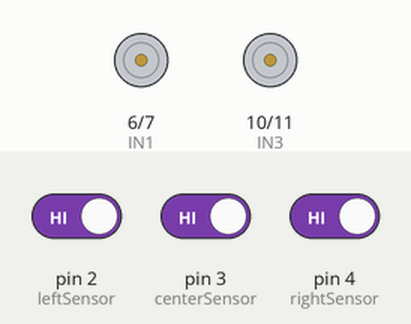
This sketch was run on a simulated Arduino Uno, built with avr-gcc and run on an emulated ATmega328P. On the bench: motor-driver pin pairs drawn as motors (green arrow = first pin HIGH = forward, orange = second pin HIGH = backward, longer = more drive, scaled by the enable pin). The test bench sets the inputs (shaded band); at power-on: pin 2 (leftSensor) HIGH, pin 4 (rightSensor) HIGH, pin 3 (centerSensor) HIGH. What the sketch prints to the serial monitor is not drawn.

Above: at 1.2 s.
1.3 s: pin 2 (leftSensor) driven LOW
At 2.4 s:
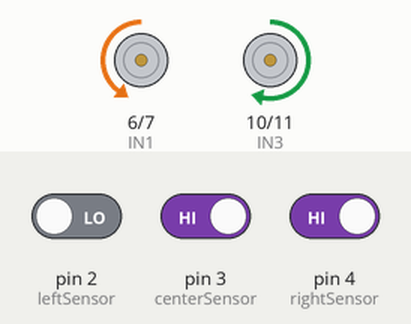
2.8 s: pin 4 (rightSensor) driven LOW
At 3.4 s:
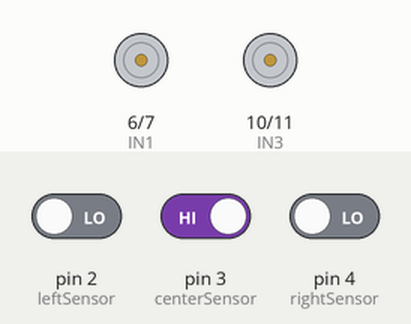
4.3 s: pin 3 (centerSensor) driven LOW
At 5.5 s:
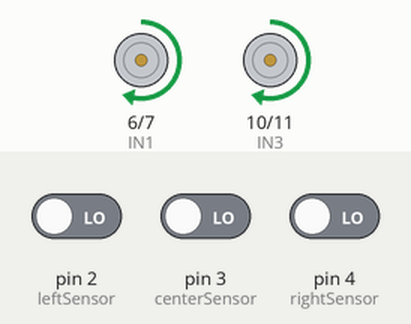
5.8 s: pin 2 (leftSensor) driven HIGH
At 6.7 s:
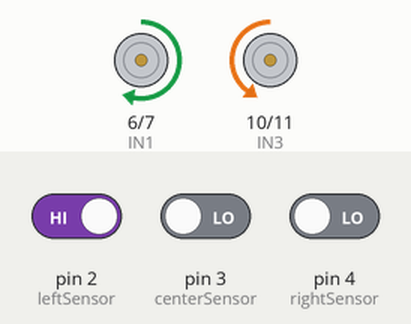
7.3 s: pin 4 (rightSensor) driven HIGH
At 8.2 s:
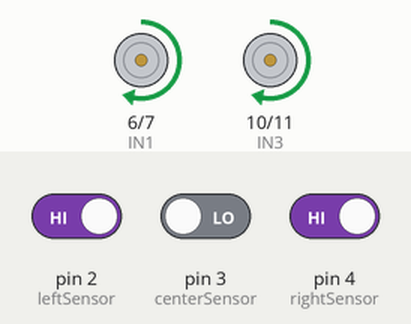
8.8 s: pin 3 (centerSensor) driven HIGH
At 9.2 s:
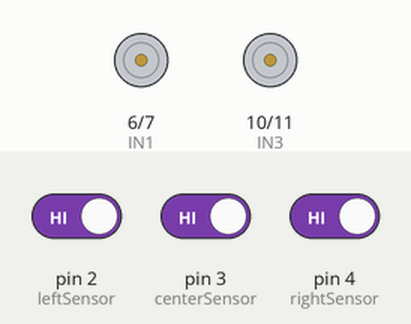
Timing chart, 0 to 11.3 s (numbered marks = the images above; inputs shaded):
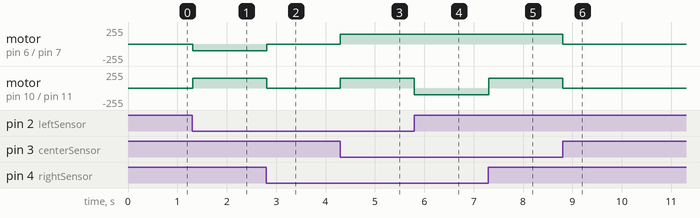

Measured:
- after the input at 1.3 s, motor on pin 6 (IN1) / pin 7 (IN2): stopped → backward 100/255 at once; motor on pin 10 (IN3) / pin 11 (IN4): stopped → forward 150/255 at once
- after the input at 2.8 s, motor on pin 6 (IN1) / pin 7 (IN2): backward 100/255 → stopped at once; motor on pin 10 (IN3) / pin 11 (IN4): forward 150/255 → stopped at once
- after the input at 4.3 s, motor on pin 6 (IN1) / pin 7 (IN2), motor on pin 10 (IN3) / pin 11 (IN4): stopped → forward 150/255 at once
- after the input at 5.8 s, motor on pin 10 (IN3) / pin 11 (IN4): forward 150/255 → backward 100/255 at once
- after the input at 7.3 s, motor on pin 10 (IN3) / pin 11 (IN4): backward 100/255 → forward 150/255 at once
- after the input at 8.8 s, motor on pin 6 (IN1) / pin 7 (IN2), motor on pin 10 (IN3) / pin 11 (IN4): forward 150/255 → stopped at once

The sketch:

line_follower.ino
```cpp
// ============================================================================
// Line Following Robot (3 IR Sensor Array with L298N Motor Driver)
// ============================================================================
// Hardware Connections:
// ----------------------------------------------------------------------------
// IR Sensors (Active LOW / detects black line = LOW, white surface = HIGH):
//   - Left Sensor   -> Arduino Pin 2
//   - Center Sensor -> Arduino Pin 3
//   - Right Sensor  -> Arduino Pin 4
//
// L298N Motor Driver:
//   - Left Motor Enable (ENA)   -> Arduino Pin 5  (PWM)
//   - Left Motor Input 1 (IN1)  -> Arduino Pin 6
//   - Left Motor Input 2 (IN2)  -> Arduino Pin 7
//   - Right Motor Enable (ENB)  -> Arduino Pin 9  (PWM)
//   - Right Motor Input 3 (IN3) -> Arduino Pin 10
//   - Right Motor Input 4 (IN4) -> Arduino Pin 11
// ============================================================================

// --- Sensor Pin Definitions ---
const int leftSensor   = 2;
const int centerSensor = 3;
const int rightSensor  = 4;

// --- Motor Driver Pin Definitions (L298N) ---
const int ENA = 5;   // Left Motor Speed Control (PWM)
const int IN1 = 6;   // Left Motor Direction 1
const int IN2 = 7;   // Left Motor Direction 2

const int ENB = 9;   // Right Motor Speed Control (PWM)
const int IN3 = 10;  // Right Motor Direction 1
const int IN4 = 11;  // Right Motor Direction 2

// --- Speed Constants (0 - 255) ---
const int FORWARD_SPEED = 150;
const int TURN_SPEED_FAST = 150;
const int TURN_SPEED_SLOW = 100;

void setup() {
  // Initialize Sensor Pins
  pinMode(leftSensor, INPUT);
  pinMode(centerSensor, INPUT);
  pinMode(rightSensor, INPUT);

  // Initialize Motor Driver Control Pins
  pinMode(ENA, OUTPUT);
  pinMode(IN1, OUTPUT);
  pinMode(IN2, OUTPUT);
  pinMode(ENB, OUTPUT);
  pinMode(IN3, OUTPUT);
  pinMode(IN4, OUTPUT);

  Serial.begin(9600);
  Serial.println(F("Line Following Robot Initialized"));
}

void loop() {
  // Read Digital Values from IR Sensors
  int left   = digitalRead(leftSensor);
  int center = digitalRead(centerSensor);
  int right  = digitalRead(rightSensor);

  // Decision Logic for Line Following (Active LOW: LOW = On Line, HIGH = Off Line)
  if (center == LOW && left == HIGH && right == HIGH) {
    // Center sensor is on the line -> Move straight
    moveForward();
  }
  else if (left == LOW && right == HIGH) {
    // Left sensor detected line -> Turn left to re-align
    turnLeft();
  }
  else if (right == LOW && left == HIGH) {
    // Right sensor detected line -> Turn right to re-align
    turnRight();
  }
  else if (left == LOW && center == LOW && right == LOW) {
    // All sensors on the line (e.g. Cross-intersection / T-junction) -> Move forward
    moveForward();
  }
  else {
    // All sensors off the line or unknown state -> Stop motors safely
    stopMotors();
  }

  delay(10); // Small loop stabilization delay
}

// ============================================================================
// Motor Movement Functions
// ============================================================================

void moveForward() {
  analogWrite(ENA, FORWARD_SPEED);
  digitalWrite(IN1, HIGH);
  digitalWrite(IN2, LOW);

  analogWrite(ENB, FORWARD_SPEED);
  digitalWrite(IN3, HIGH);
  digitalWrite(IN4, LOW);
}

void turnLeft() {
  analogWrite(ENA, TURN_SPEED_SLOW);
  digitalWrite(IN1, LOW);
  digitalWrite(IN2, HIGH);

  analogWrite(ENB, TURN_SPEED_FAST);
  digitalWrite(IN3, HIGH);
  digitalWrite(IN4, LOW);
}

void turnRight() {
  analogWrite(ENA, FORWARD_SPEED);
  digitalWrite(IN1, HIGH);
  digitalWrite(IN2, LOW);

  analogWrite(ENB, TURN_SPEED_SLOW);
  digitalWrite(IN3, LOW);
  digitalWrite(IN4, HIGH);
}

void stopMotors() {
  analogWrite(ENA, 0);
  analogWrite(ENB, 0);
  digitalWrite(IN1, LOW);
  digitalWrite(IN2, LOW);
  digitalWrite(IN3, LOW);
  digitalWrite(IN4, LOW);
}
```
